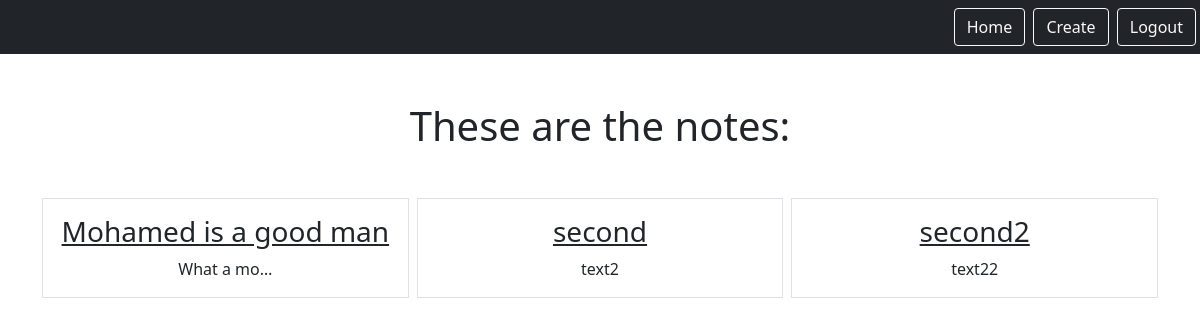
The app's page /smart/notes (signed in), older data.
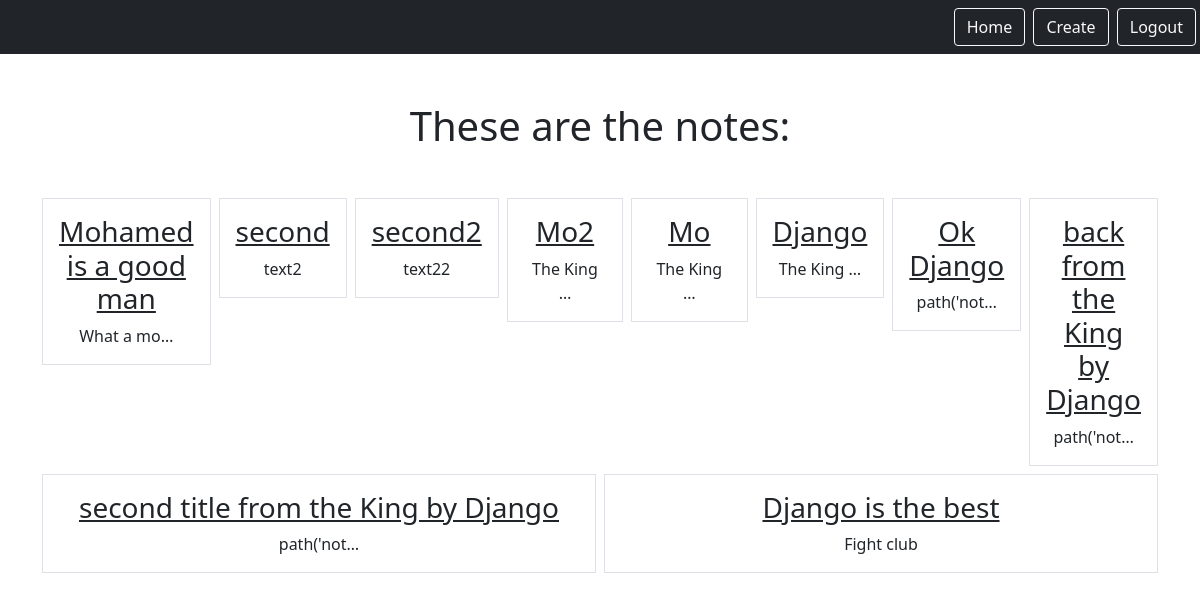
The same page, newer data.
### notes/models.py (models this page shows)
class Notes(models.Model):
    title = models.CharField(max_length=200)
    text = models.TextField()
    created = models.DateTimeField(auto_now_add=True)
    user = models.ForeignKey(User, on_delete=models.CASCADE, related_name="notes")

### notes/views.py (the view)
# urls.py: path('notes', views.NotesListView.as_view(), name="notes.list"),
class NotesListView(LoginRequiredMixin, ListView):
    model = Notes
    context_object_name = "notes"
    template_name = "notes/notes_list.html"
    login_url = "/login"
    def get_queryset(self):
        return self.request.user.notes.all()

### notes/templates/notes/notes_list.html
{% extends "base.html" %}
{% block content %}
<h1 class="my-5">These are the notes:</h1>
<div class="row row-cols3 g-2">
    {% for note in notes %}
    <div class="col">
        <div class="p-3 border">
            <a href="{% url 'notes.detail' pk=note.id %}" class="text-dark text-decoration-non">
                <h3>{{note.title}}</h3>
            </a>
            {{note.text|truncatechars:10}}
        </div>
    </div>
    {% endfor %}
</div>
{% endblock %}

### static/templates/base.html (shortened to what this page needs)
{% load static %}
<html>
<head>
    <link rel="stylesheet" type="text/css" href="{% static 'css/style.css' %}"/>
    <link href="https://cdn.jsdelivr.net/npm/bootstrap@5.0.1/dist/css/bootstrap.min.css" rel="stylesheet"
>
</head>
<body>
<nav class='navbar navbar-dark bg-dark'>
    <div class='ms-auto'>
        {% if user.is_authenticated %}
        <a href="{% url 'notes.list'%}" class="btn btn-outline-light me-1">Home</a>
        <a href="{% url 'notes.new'%}" class="btn btn-outline-light me-1">Create</a>
        <a href="{% url 'logout'%}" class="btn btn-outline-light me-1">Logout</a>
        {% else %}
        <a href="{% url 'login'%}" class="btn btn-outline-light me-1">Login</a>
        <a href="{% url 'signup'%}" class="btn btn-outline-light me-1">Signup</a>
        {% endif %}
    </div>
</nav>
<div class="my-5 text-center container">
    {% block content %}
    {% endblock %}
</div>
</body>
</html>

Row changes from the older to the newer data that the page shows:
added Notes: title "Mo2", text "The King …"
added Notes: title "Mo", text "The King …"
added Notes: title "Django", text "The King …"
added Notes: title "Ok Django", text "path('not…"
added Notes: title "back from the King by Django", text "path('not…"
added Notes: title "second title from the King by Django", text "path('not…"
added Notes: title "Django is the best", text "Fight club"
